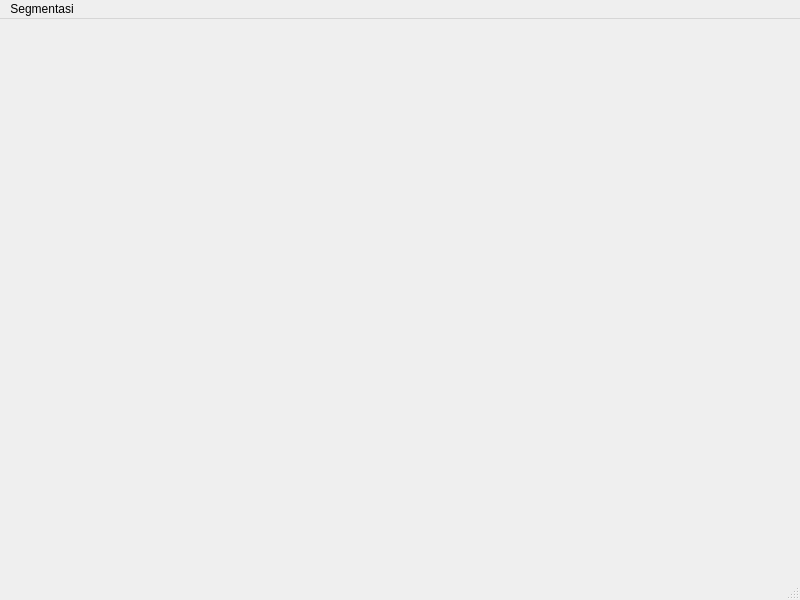
<?xml version="1.0" encoding="UTF-8"?>
<ui version="4.0">
 <class>MainWindow</class>
 <widget class="QMainWindow" name="MainWindow">
  <property name="geometry">
   <rect>
    <x>0</x>
    <y>0</y>
    <width>800</width>
    <height>600</height>
   </rect>
  </property>
  <property name="windowTitle">
   <string>MainWindow</string>
  </property>
  <widget class="QWidget" name="centralwidget"/>
  <widget class="QMenuBar" name="menubar">
   <property name="geometry">
    <rect>
     <x>0</x>
     <y>0</y>
     <width>800</width>
     <height>31</height>
    </rect>
   </property>
   <widget class="QMenu" name="menuSegmentasi">
    <property name="title">
     <string>Segmentasi</string>
    </property>
    <addaction name="actionRegion_Growing"/>
    <addaction name="actionK_Means_Clustering"/>
    <addaction name="actionWatershed"/>
    <addaction name="actionGlobal_Thresholding"/>
    <addaction name="actionAdaptive_Thresholding"/>
   </widget>
   <addaction name="menuSegmentasi"/>
  </widget>
  <widget class="QStatusBar" name="statusbar"/>
  <action name="actionRegion_Growing">
   <property name="text">
    <string>Region Growing</string>
   </property>
  </action>
  <action name="actionK_Means_Clustering">
   <property name="text">
    <string>K-Means Clustering</string>
   </property>
  </action>
  <action name="actionWatershed">
   <property name="text">
    <string>Watershed</string>
   </property>
  </action>
  <action name="actionGlobal_Thresholding">
   <property name="text">
    <string>Global Thresholding</string>
   </property>
  </action>
  <action name="actionAdaptive_Thresholding">
   <property name="text">
    <string>Adaptive Thresholding</string>
   </property>
  </action>
 </widget>
 <resources/>
 <connections/>
</ui>
